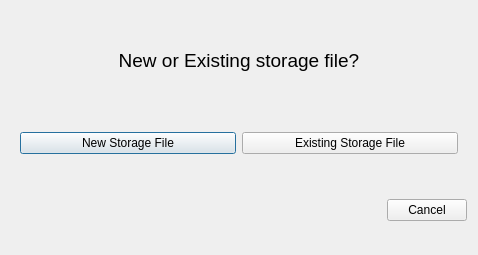
<?xml version="1.0" encoding="UTF-8"?>
<ui version="4.0">
 <class>NewOrExisting</class>
 <widget class="QDialog" name="NewOrExisting">
  <property name="geometry">
   <rect>
    <x>0</x>
    <y>0</y>
    <width>478</width>
    <height>255</height>
   </rect>
  </property>
  <property name="windowTitle">
   <string>Dialog</string>
  </property>
  <layout class="QVBoxLayout" name="verticalLayout">
   <item>
    <widget class="QLabel" name="label">
     <property name="sizePolicy">
      <sizepolicy hsizetype="Preferred" vsizetype="Fixed">
       <horstretch>0</horstretch>
       <verstretch>0</verstretch>
      </sizepolicy>
     </property>
     <property name="minimumSize">
      <size>
       <width>0</width>
       <height>55</height>
      </size>
     </property>
     <property name="font">
      <font>
       <pointsize>14</pointsize>
      </font>
     </property>
     <property name="text">
      <string>New or Existing storage file?</string>
     </property>
     <property name="alignment">
      <set>Qt::AlignCenter</set>
     </property>
    </widget>
   </item>
   <item>
    <widget class="QWidget" name="widget" native="true">
     <property name="sizePolicy">
      <sizepolicy hsizetype="Preferred" vsizetype="Fixed">
       <horstretch>0</horstretch>
       <verstretch>0</verstretch>
      </sizepolicy>
     </property>
     <property name="minimumSize">
      <size>
       <width>0</width>
       <height>55</height>
      </size>
     </property>
     <layout class="QHBoxLayout" name="horizontalLayout">
      <item>
       <widget class="QPushButton" name="newStorageButton">
        <property name="text">
         <string>New Storage File</string>
        </property>
       </widget>
      </item>
      <item>
       <widget class="QPushButton" name="existingStorageButton">
        <property name="text">
         <string>Existing Storage File</string>
        </property>
       </widget>
      </item>
     </layout>
    </widget>
   </item>
   <item>
    <widget class="QDialogButtonBox" name="buttonBox">
     <property name="orientation">
      <enum>Qt::Horizontal</enum>
     </property>
     <property name="standardButtons">
      <set>QDialogButtonBox::Cancel</set>
     </property>
    </widget>
   </item>
  </layout>
 </widget>
 <resources/>
 <connections/>
</ui>
